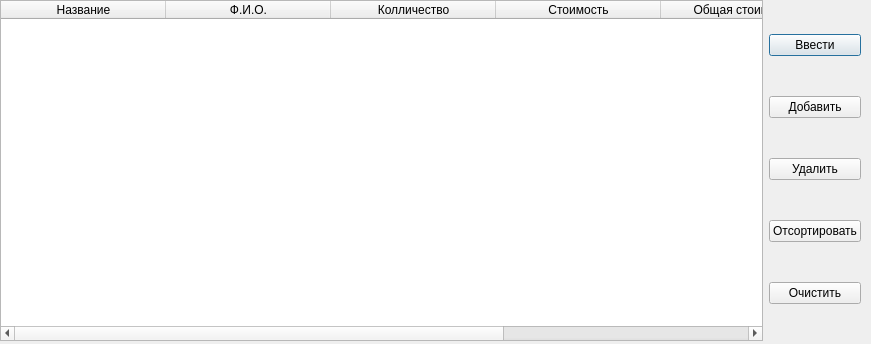
<?xml version="1.0" encoding="UTF-8"?>
<ui version="4.0">
 <class>HeapSort</class>
 <widget class="QDialog" name="HeapSort">
  <property name="geometry">
   <rect>
    <x>0</x>
    <y>0</y>
    <width>871</width>
    <height>344</height>
   </rect>
  </property>
  <property name="windowTitle">
   <string>Dialog</string>
  </property>
  <widget class="QWidget" name="horizontalLayoutWidget">
   <property name="geometry">
    <rect>
     <x>0</x>
     <y>0</y>
     <width>861</width>
     <height>341</height>
    </rect>
   </property>
   <layout class="QHBoxLayout" name="horizontalLayout">
    <item>
     <widget class="QTableWidget" name="tableWidget">
      <attribute name="horizontalHeaderDefaultSectionSize">
       <number>165</number>
      </attribute>
      <column>
       <property name="text">
        <string>Название</string>
       </property>
      </column>
      <column>
       <property name="text">
        <string>Ф.И.О.</string>
       </property>
      </column>
      <column>
       <property name="text">
        <string>Колличество</string>
       </property>
      </column>
      <column>
       <property name="text">
        <string>Стоимость</string>
       </property>
      </column>
      <column>
       <property name="text">
        <string>Общая стоимость</string>
       </property>
      </column>
      <column>
       <property name="text">
        <string>Дата</string>
       </property>
      </column>
     </widget>
    </item>
    <item>
     <layout class="QVBoxLayout" name="verticalLayout">
      <item>
       <widget class="QPushButton" name="Input_From_File">
        <property name="text">
         <string>Ввести</string>
        </property>
       </widget>
      </item>
      <item>
       <widget class="QPushButton" name="Add_to_tail_Button">
        <property name="text">
         <string>Добавить</string>
        </property>
       </widget>
      </item>
      <item>
       <widget class="QPushButton" name="DeleteButton">
        <property name="text">
         <string>Удалить</string>
        </property>
       </widget>
      </item>
      <item>
       <widget class="QPushButton" name="SortButton">
        <property name="text">
         <string>Отсортировать</string>
        </property>
       </widget>
      </item>
      <item>
       <widget class="QPushButton" name="ClearButton">
        <property name="text">
         <string>Очистить</string>
        </property>
       </widget>
      </item>
     </layout>
    </item>
   </layout>
  </widget>
 </widget>
 <resources/>
 <connections/>
</ui>
